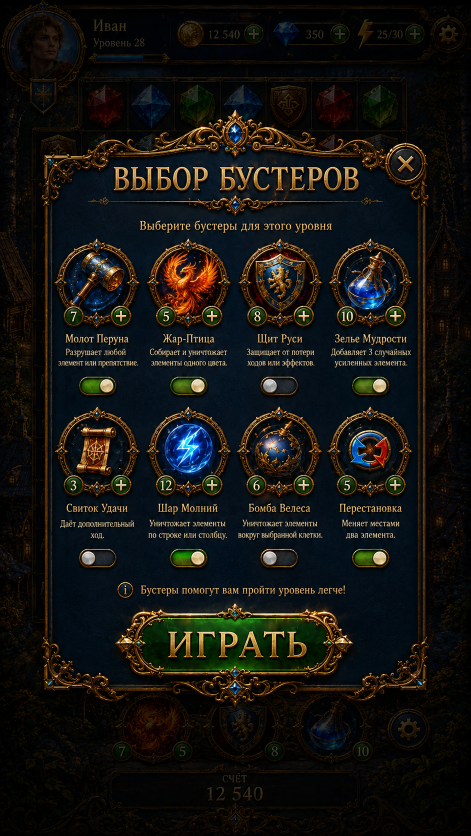
#> input picture ProjectDocs/AI/BoosterSelectionReferenceRebuild/R1/Sources/OriginalReference.png, 941 x 1672 px, found by its file name (shown at 1/2 size)
$ python RefineNativeInputs.py
#> lines starting #> are read from the running program, lines starting #| are printed output that depends on the picture
from pathlib import Path
from PIL import Image
import numpy as np,cv2,json
s=Path('ProjectDocs/AI/ProfileStyleAlignment/R1/Sources');source=Image.open(s/'OriginalReference.png').convert('RGB');donor=source.crop((819,245,882,278));centers=[(56,902),(238,904),(409,905),(584,905),(752,905)]
#> further down, source is the input picture: PIL image 941x1672 RGB; mean R, G, B 21.5, 20.8, 16.8
#> after `donor = source.crop((819, 245, 882, 278))`:
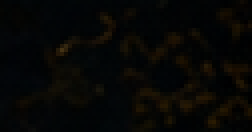
#> donor: PIL image 63x33 RGB (shown 4 times larger); mean R, G, B 6.7, 6.7, 4.9
#> (the run stopped early here; a loop or call above may not have finished)
